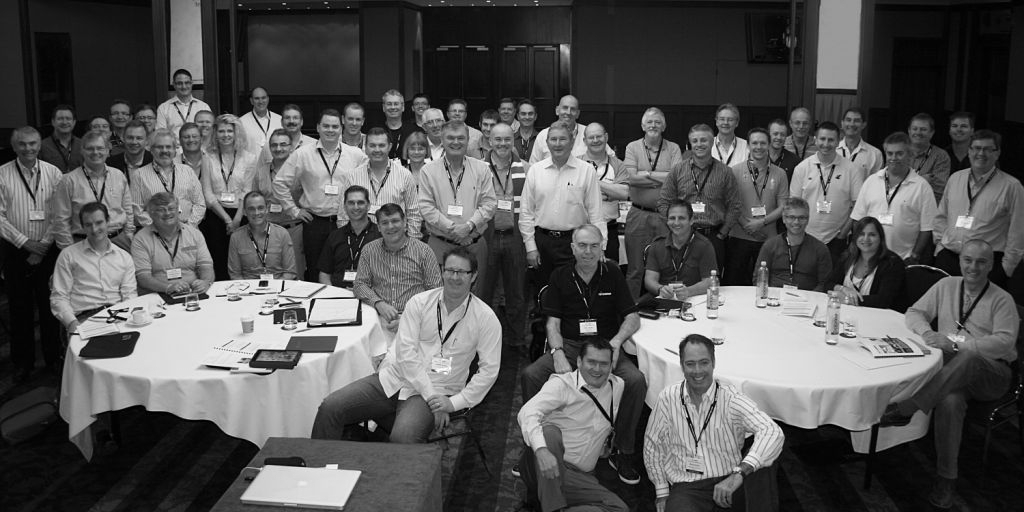
#> input picture Evolutionary Algos/groupGray.jpg, 1024 x 512 px
$ python work.py
#> lines starting #> are read from the running program, lines starting #| are printed output that depends on the picture; long printed decimals are rounded
# load and display an image with Matplotlib
from matplotlib import image
from matplotlib import pyplot as plt
import numpy as np
from PIL import Image
from numpy import asarray
from scipy import signal
from scipy import misc
from scipy import stats
import scipy
# load image as pixel array

mainFrame = Image.open('groupGray.jpg')
#> mainFrame is the input picture: PIL image 1024x512 L; min 0, max 254, mean 85.2
mainFrame = mainFrame.convert("L")

baba = Image.open("boothiGray.jpg")
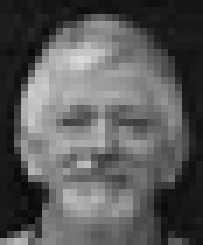
#> input picture Evolutionary Algos/boothiGray.jpg, 29 x 35 px (shown 7 times larger)
#> baba is the input picture: PIL image 29x35 L; min 8, max 218, mean 89.9
baba = baba.convert("L")
print(baba.format)
#| None
print(baba.mode)
#| L
mrows,mcols = mainFrame.size
#> mrows = 1024; mcols = 512
brows,bcols = baba.size
#> brows = 29; bcols = 35
print(f"Baba Jee Rows : {bcols} baba jee cols : {brows}")
#| Baba Jee Rows : 35 baba jee cols : 29
babaarray = asarray(baba)
mainarray = asarray(mainFrame)
print(stats.kendalltau(babaarray,mainarray[108:108+35,643:643+29]).correlation)
#| 0.262

# [10 lines of commented-out code are left out]
cropMain = mainarray[107:107+35,634:634+29]
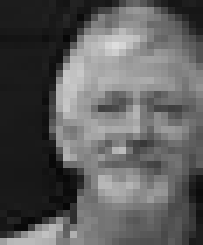
#> cropMain: shape (35, 29) (shown 7 times larger); min 7, max 221, mean 92.3
print(mainarray.shape)
#| (512, 1024)
print(mainarray.ndim)
#| 2
print(mainFrame.size)
#| (1024, 512)

print(baba.size)
#| (29, 35)
print(babaarray.shape)
#| (35, 29)
# [9 lines of commented-out code are left out]
plt.imshow(mainFrame,cmap="gray")

plt.scatter(634, 107, s=100, c='red', marker='o')

plt.show()
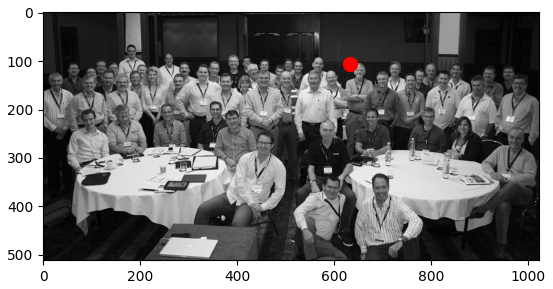
#> figure drawn by matplotlib, 1 panel

plt.imshow(baba,cmap="gray")
plt.show()

def find_array(template,piece,solution):
    x,y = piece.shape
    startx,starty= solution
    print(startx,starty)
    # if startx+x < (template.shape)[0] and starty+y < (template.shape)[1]:
    result = template[startx:startx+x,starty:starty+y]
    main = []

    return
    for row in range(x):
        rows = []
        for col in range(y):
            # g = float("{:.1f}".format(result[row,col]/template[row,col]))
            if result[row,col] == 0 or piece[row,col] == 0:
                g = 0
            elif  result[row,col] >= piece[row,col]:
                g = (piece[row,col] * 100)// result[row,col]
                g = float("{:.1f}".format(g/100))
            else:
                g = (result[row,col] * 100)// piece[row,col]
                g = float("{:.1f}".format(g/100))
            rows.append(g)
        main.append(rows)
    main = np.mean(main,axis=None)
    return main


# res = find_array(mainarray,babaarray,[122,653])
# # print(res)

x = mainarray[118:118+35,651:651+29]
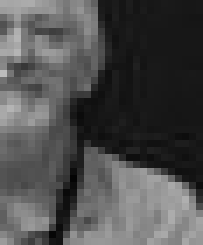
#> x: shape (35, 29) (shown 7 times larger); min 4, max 188, mean 77.9
y = np.copy(babaarray)
tau, p_value = stats.kendalltau(x, y)
#> tau = -0.0825; p_value = 0.000105
